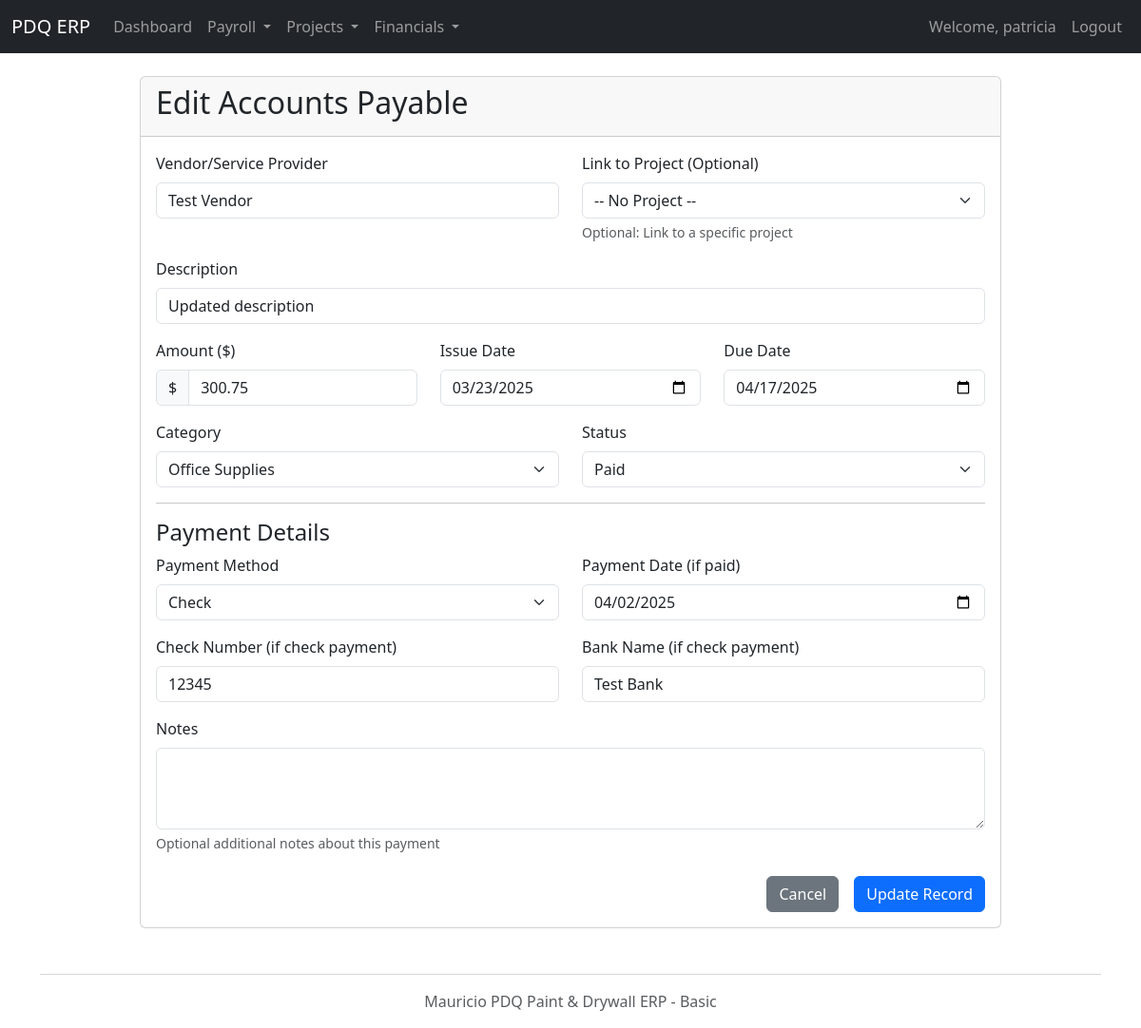
The page /accounts_payable/edit/1 (signed in) on the database its author committed.
### models.py (models this page shows, shortened)
class AccountsPayable(db.Model):
    id = db.Column(db.Integer, primary_key=True)
    vendor_name = db.Column(db.String(100), nullable=False, index=True)
    description = db.Column(db.String(200), nullable=False)
    amount = db.Column(db.Float, nullable=False)
    issue_date = db.Column(db.Date, nullable=False)
    due_date = db.Column(db.Date, nullable=False)
    payment_method = db.Column(db.Enum(PaymentMethod), nullable=False, default=PaymentMethod.OTHER)
    category = db.Column(db.Enum(ExpenseCategory), nullable=False, default=ExpenseCategory.OTHER, index=True)
    status = db.Column(db.Enum(PaymentStatus), nullable=False, default=PaymentStatus.PENDING, index=True)
    payment_date = db.Column(db.Date)
    check_number = db.Column(db.String(50))
    bank_name = db.Column(db.String(100))
    notes = db.Column(db.Text)
    project_id = db.Column(db.Integer, db.ForeignKey('project.id', ondelete='SET NULL'), nullable=True)
    project = db.relationship('Project', foreign_keys=[project_id], backref=db.backref('accounts_payable', lazy=True))
    __table_args__ = (
        db.Index('idx_accounts_payable_due_date', 'due_date'),
        db.Index('idx_accounts_payable_status_due', 'status', 'due_date'),
        db.Index('idx_accounts_payable_vendor', 'vendor_name'),
    )

### app.py (the view, shortened to what this page needs)
@app.route('/accounts_payable/edit/<int:id>', methods=['GET', 'POST'])
@login_required
def edit_accounts_payable(id):
    payable = AccountsPayable.query.get_or_404(id)
    form = AccountsPayableForm(obj=payable)
    projects = Project.query.order_by(Project.name).all()
    form.project_id.choices = [(0, '-- No Project --')] + [(p.id, f"{p.name} ({p.project_id_str})") for p in projects]
    if request.method == 'GET':
        form.payment_method.data = payable.payment_method.name
        form.category.data = payable.category.name
        form.status.data = payable.status.name
        form.project_id.data = payable.project_id if payable.project_id else 0
    return render_template('accounts_payable_form.html', form=form, payable=payable, title="Edit Accounts Payable")

### app.py (called while the page is built)
def login_required(f):
    @wraps(f)
    def decorated_function(*args, **kwargs):
        if 'user_id' not in session:
            flash('Please log in to access this page.', 'danger')
            return redirect(url_for('login'))
        return f(*args, **kwargs)
    return decorated_function

### templates/accounts_payable_form.html (shortened to what this page needs)
{% extends "layout.html" %}
{% block content %}
<div class="container mt-4">
    <div class="row">
        <div class="col-lg-10 offset-lg-1">
            <div class="card">
                <div class="card-header">
                    <h2>{{ title }}</h2>
                </div>
                <div class="card-body">
                    <form method="POST" novalidate>
                        <div class="row mb-3">
                            <div class="col-md-6">
                                {{ form.vendor_name.label(class="form-label") }}
                                {{ form.vendor_name(class="form-control" + (" is-invalid" if form.vendor_name.errors else "")) }}
                            </div>
                            <div class="col-md-6">
                                {{ form.project_id.label(class="form-label") }}
                                {{ form.project_id(class="form-select" + (" is-invalid" if form.project_id.errors else "")) }}
                                <div class="form-text">Optional: Link to a specific project</div>
                            </div>
                        </div>
                        <div class="mb-3">
                            {{ form.description.label(class="form-label") }}
                            {{ form.description(class="form-control" + (" is-invalid" if form.description.errors else "")) }}
                        </div>
                        <div class="row mb-3">
                            <div class="col-md-4">
                                {{ form.amount.label(class="form-label") }}
                                <div class="input-group">
                                    <span class="input-group-text">$</span>
                                    {{ form.amount(class="form-control" + (" is-invalid" if form.amount.errors else "")) }}
                                </div>
                            </div>
                            <div class="col-md-4">
                                {{ form.issue_date.label(class="form-label") }}
                                {{ form.issue_date(class="form-control" + (" is-invalid" if form.issue_date.errors else ""), type="date") }}
                            </div>
                            <div class="col-md-4">
                                {{ form.due_date.label(class="form-label") }}
                                {{ form.due_date(class="form-control" + (" is-invalid" if form.due_date.errors else ""), type="date") }}
                            </div>
                        </div>
                        <div class="row mb-3">
                            <div class="col-md-6">
                                {{ form.category.label(class="form-label") }}
                                {{ form.category(class="form-select" + (" is-invalid" if form.category.errors else "")) }}
                            </div>
                            <div class="col-md-6">
                                {{ form.status.label(class="form-label") }}
                                {{ form.status(class="form-select" + (" is-invalid" if form.status.errors else ""), id="status_select") }}
                            </div>
                        </div>
                        <hr>
                        <div id="payment_details" class="{% if form.status.data != 'PAID' %}d-none{% endif %}">
                            <h4>Payment Details</h4>
                            <div class="row mb-3">
                                <div class="col-md-6">
                                    {{ form.payment_method.label(class="form-label") }}
                                    {{ form.payment_method(class="form-select" + (" is-invalid" if form.payment_method.errors else ""), id="payment_method_select") }}
                                </div>
                                <div class="col-md-6">
                                    {{ form.payment_date.label(class="form-label") }}
                                    {{ form.payment_date(class="form-control" + (" is-invalid" if form.payment_date.errors else ""), type="date") }}
                                </div>
                            </div>
                            <div id="check_details" class="row mb-3 {% if form.payment_method.data != 'CHECK' %}d-none{% endif %}">
                                <div class="col-md-6">
                                    {{ form.check_number.label(class="form-label") }}
                                    {{ form.check_number(class="form-control" + (" is-invalid" if form.check_number.errors else "")) }}
                                </div>
                                <div class="col-md-6">
                                    {{ form.bank_name.label(class="form-label") }}
                                    {{ form.bank_name(class="form-control" + (" is-invalid" if form.bank_name.errors else "")) }}
                                </div>
                            </div>
                        </div>
                        <div class="mb-3">
                            {{ form.notes.label(class="form-label") }}
                            {{ form.notes(class="form-control" + (" is-invalid" if form.notes.errors else ""), rows=3) }}
                            <div class="form-text">Optional additional notes about this payment</div>
                        </div>
                        <div class="d-grid gap-2 d-md-flex justify-content-md-end mt-4">
                            <a href="{{ url_for('accounts_payable') }}" class="btn btn-secondary me-md-2">Cancel</a>
                            <button type="submit" class="btn btn-primary">
                                {% if payable %}Update{% else %}Save{% endif %} Record
                            </button>
                        </div>
                    </form>
                </div>
            </div>
        </div>
    </div>
</div>
{% endblock %}

### rows shown on the page
AccountsPayable: vendor_name "Test Vendor", project_id "-- No Project --", description "Updated description", amount "300.75", issue_date "03/23/2025", due_date "04/17/2025", category "Office Supplies", status "Paid", payment_method "Check", payment_date "04/02/2025", check_number "12345", bank_name "Test Bank"

### other values the page prints
{{ session.get('username') }} "patricia"
{{ title }} "Edit Accounts Payable"
